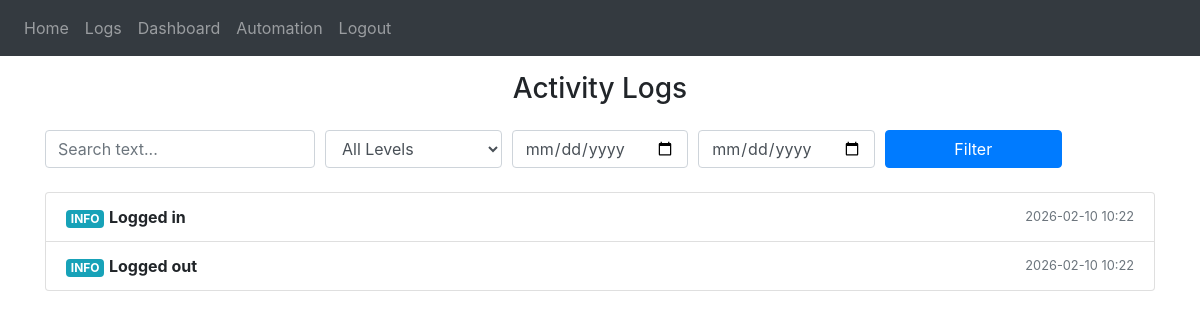
The page /logs (signed in) on the database as committed earlier.
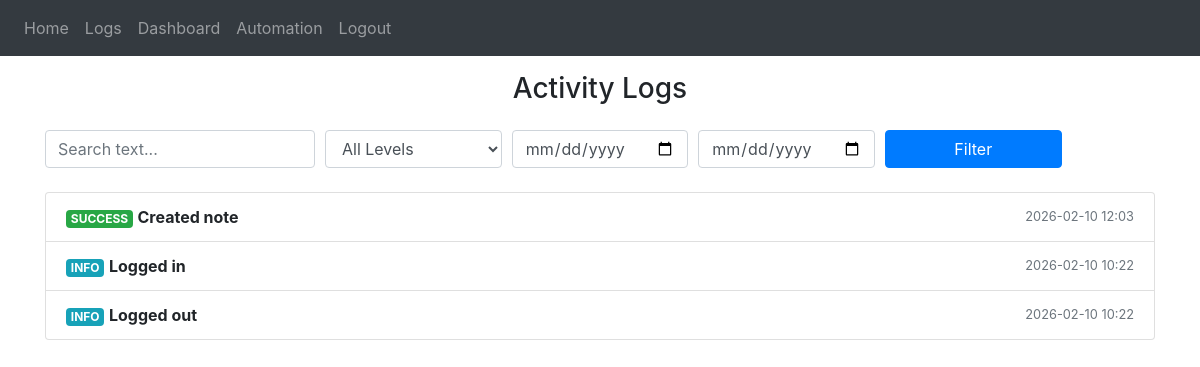
The same page on the database as committed later.
### website/models.py (models this page shows)
class Log(db.Model):
    id = db.Column(db.Integer, primary_key=True)
    user_id = db.Column(db.Integer)
    level = db.Column(db.String(20), default="INFO")
    action = db.Column(db.String(255))
    time = db.Column(db.DateTime(timezone=True), default=func.now())

### website/views.py (the view)
@views.route('/logs')
@login_required
def logs():
    from .models import Log
    page = request.args.get('page', 1, type=int)
    level_filter = request.args.get('level', None)
    search = request.args.get('search', "")
    date_from = request.args.get('from', "")
    date_to = request.args.get('to', "")
    query = Log.query.filter_by(user_id=current_user.id)
    if level_filter:
        query = query.filter(Log.level == level_filter.upper())
    if search:
        query = query.filter(Log.action.ilike(f"%{search}%"))
    if date_from:
        query = query.filter(Log.time >= date_from)
    if date_to:
        query = query.filter(Log.time <= date_to)
    logs = query.order_by(Log.time.desc()).paginate(page=page, per_page=10)
    return render_template(
        "logs.html",
        user=current_user,
        logs=logs,
        level_filter=level_filter,
        search=search,
        date_from=date_from,
        date_to=date_to
    )

### website/__init__.py (called while the page is built)
def create_app():
    app = Flask(__name__)
    app.config['SECRET_KEY'] = 'hjshjhdjah kjshkjdhjs'
    app.config['SQLALCHEMY_DATABASE_URI'] = f'sqlite:///{DB_NAME}'
    db.init_app(app)
    from .views import views
    from .auth import auth
    app.register_blueprint(views, url_prefix='/')
    app.register_blueprint(auth, url_prefix='/')
    from .models import User, Note
    with app.app_context():
        db.create_all()
    login_manager = LoginManager()
    login_manager.login_view = 'auth.login'
    login_manager.init_app(app)
    @login_manager.user_loader
    def load_user(id):
        return User.query.get(int(id))
    return app

### website/templates/logs.html (shortened to what this page needs)
{% extends "base.html" %}
{% block content %}
<h3 class="mt-3 mb-4 text-center">Activity Logs</h3>
<form method="get" class="mb-4">
  <div class="form-row">
    <div class="col-md-3">
      <input type="text" name="search" class="form-control"
             placeholder="Search text..."
             value="{{ search }}">
    </div>
    <div class="col-md-2">
      <select class="form-control" name="level">
        <option value="">All Levels</option>
      </select>
    </div>
    <div class="col-md-2">
      <input type="date" name="from" class="form-control" value="{{ date_from }}">
    </div>
    <div class="col-md-2">
      <input type="date" name="to" class="form-control" value="{{ date_to }}">
    </div>
    <div class="col-md-2">
      <button class="btn btn-primary btn-block">Filter</button>
    </div>
  </div>
</form>
<ul class="list-group">
  {% for log in logs.items %}
  <li class="list-group-item d-flex justify-content-between align-items-center">
    <div>
      {% if log.level == "INFO" %}
      <span class="badge badge-info">INFO</span>
      {% elif log.level == "WARNING" %}
      <span class="badge badge-warning">WARNING</span>
      {% elif log.level == "ERROR" or log.level == "CRITICAL" %}
      <span class="badge badge-danger">{{ log.level }}</span>
      {% elif log.level == "SUCCESS" %}
      <span class="badge badge-success">SUCCESS</span>
      {% elif log.level == "DONE" %}
      <span class="badge badge-primary">DONE</span>
      {% elif log.level == "START" %}
      <span class="badge badge-secondary">START</span>
      {% endif %}
      <strong>{{ log.action }}</strong>
    </div>
    <small class="text-muted">
      {{ log.time.strftime("%Y-%m-%d %H:%M") }}
    </small>
  </li>
  {% endfor %}
</ul>
{% endblock %}

### website/templates/base.html (shortened to what this page needs)
<!DOCTYPE html>
<html>
  <head>
    <link
      rel="stylesheet"
      href="https://stackpath.bootstrapcdn.com/bootstrap/4.4.1/css/bootstrap.min.css"
    />
    <link
      rel="stylesheet"
      href="https://stackpath.bootstrapcdn.com/font-awesome/4.7.0/css/font-awesome.min.css"
    />
  </head>
  <body>
    <nav class="navbar navbar-expand-lg navbar-dark bg-dark">
      <div class="collapse navbar-collapse" id="navbar">
        <div class="navbar-nav">
          {% if user.is_authenticated %}
          <a class="nav-item nav-link" id="home" href="/">Home</a>
          <a class="nav-item nav-link" id="logs" href="/logs">Logs</a>
          <a class="nav-item nav-link" id="dashboard" href="/dashboard">Dashboard</a>
          <a class="nav-item nav-link" id="automation" href="/automation">Automation</a>
          <a class="nav-item nav-link" id="logout" href="/logout">Logout</a>
          {% else %}
          <a class="nav-item nav-link" id="login" href="/login">Login</a>
          <a class="nav-item nav-link" id="signUp" href="/sign-up">Sign Up</a>
          {% endif %}
        </div>
      </div>
    </nav>
    <div class="container">{% block content %} {% endblock %}</div>
  </body>
</html>

Rows that differ between the two databases and show on the page:
added Log: level "SUCCESS", action "Created note", time "2026-02-10 12:03"
